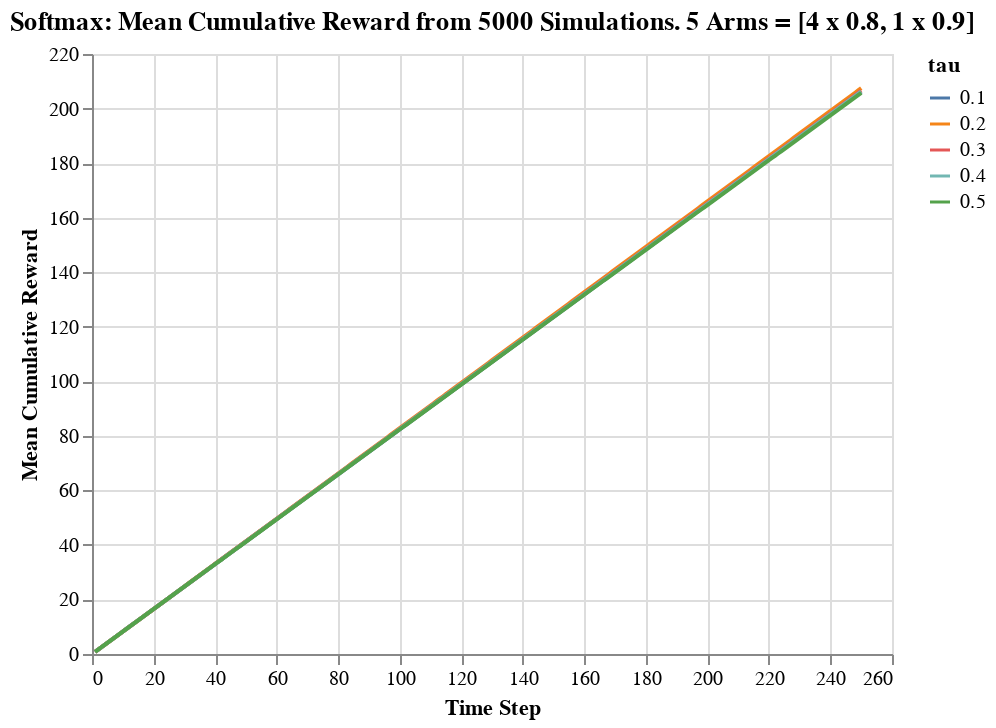

Notebook code cell kept with this figure:
### Code cell
alt.Chart(df_cumreward).mark_line().encode(
    alt.X("step:Q", title = "Time Step"),
    alt.Y("cum_reward:Q", title = "Mean Cumulative Reward"),
    color = alt.Color("tau:N")
).properties(
    title = "Softmax: Mean Cumulative Reward from 5000 Simulations. 5 Arms = [4 x 0.8, 1 x 0.9]",
)

### Figure 1 — Vega-Lite specification as saved in the notebook (floating-point values rounded to 4 significant figures; data arrays with more than 128 entries replaced by an {"elided": "..."} marker saying what was removed)
{"$schema": "https://vega.github.io/schema/vega-lite/v3.4.0.json", "config": {"mark": {"tooltip": null}, "view": {"height": 300, "width": 400}}, "data": {"name": "data-be8c88c476db780e899282acef6cef13"}, "datasets": {"data-be8c88c476db780e899282acef6cef13": {"elided": "1250 records"}}, "encoding": {"color": {"field": "tau", "type": "nominal"}, "x": {"field": "step", "title": "Time Step", "type": "quantitative"}, "y": {"field": "cum_reward", "title": "Mean Cumulative Reward", "type": "quantitative"}}, "mark": "line", "title": "Softmax: Mean Cumulative Reward from 5000 Simulations. 5 Arms = [4 x 0.8, 1 x 0.9]"}
